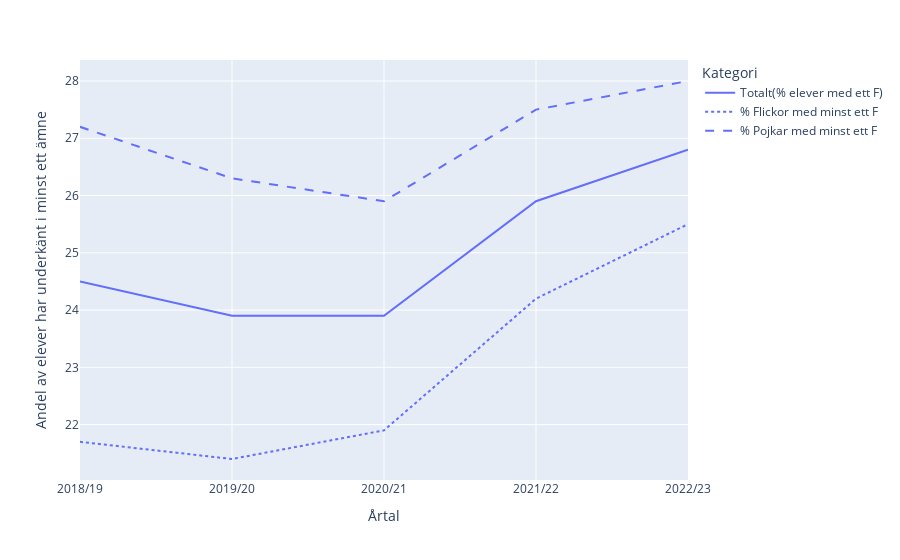

Notebook cell for this chart:
### Code cell
df_melted = pd.melt(
    df_1b[0:5],
    id_vars=["Variabel"],
    value_vars=[
        "Totalt(% elever med ett F)",
        "% Flickor med minst ett F",
        "% Pojkar med minst ett F",
    ],
    value_name="Andel F",
    var_name="Kategori",
)
fig = px.line(
    df_melted,
    x="Variabel",
    y="Andel F",
    line_dash="Kategori",
    labels= {"Andel F": "Andel av elever har underkänt i minst ett ämne", "Variabel": "Årtal"}
    
)
fig.show()

### Figure 1 — Plotly figure (JSON) as saved in the notebook; plotly's stock layout.template omitted (floating-point values rounded to 4 significant figures)
{"data": [{"hovertemplate": "Kategori=Totalt(% elever med ett F)<br>Årtal=%{x}<br>Andel av elever har underkänt i minst ett ämne=%{y}<extra></extra>", "legendgroup": "Totalt(% elever med ett F)", "line": {"color": "#636efa", "dash": "solid"}, "marker": {"symbol": "circle"}, "mode": "lines", "name": "Totalt(% elever med ett F)", "orientation": "v", "showlegend": true, "type": "scatter", "x": ["2018/19", "2019/20", "2020/21", "2021/22", "2022/23"], "xaxis": "x", "y": [24.5, 23.9, 23.9, 25.9, 26.8], "yaxis": "y"}, {"hovertemplate": "Kategori=% Flickor med minst ett F<br>Årtal=%{x}<br>Andel av elever har underkänt i minst ett ämne=%{y}<extra></extra>", "legendgroup": "% Flickor med minst ett F", "line": {"color": "#636efa", "dash": "dot"}, "marker": {"symbol": "circle"}, "mode": "lines", "name": "% Flickor med minst ett F", "orientation": "v", "showlegend": true, "type": "scatter", "x": ["2018/19", "2019/20", "2020/21", "2021/22", "2022/23"], "xaxis": "x", "y": [21.7, 21.4, 21.9, 24.2, 25.5], "yaxis": "y"}, {"hovertemplate": "Kategori=% Pojkar med minst ett F<br>Årtal=%{x}<br>Andel av elever har underkänt i minst ett ämne=%{y}<extra></extra>", "legendgroup": "% Pojkar med minst ett F", "line": {"color": "#636efa", "dash": "dash"}, "marker": {"symbol": "circle"}, "mode": "lines", "name": "% Pojkar med minst ett F", "orientation": "v", "showlegend": true, "type": "scatter", "x": ["2018/19", "2019/20", "2020/21", "2021/22", "2022/23"], "xaxis": "x", "y": [27.2, 26.3, 25.9, 27.5, 28], "yaxis": "y"}], "layout": {"legend": {"title": {"text": "Kategori"}, "tracegroupgap": 0}, "margin": {"t": 60}, "xaxis": {"anchor": "y", "domain": [0, 1], "title": {"text": "Årtal"}}, "yaxis": {"anchor": "x", "domain": [0, 1], "title": {"text": "Andel av elever har underkänt i minst ett ämne"}}}}
